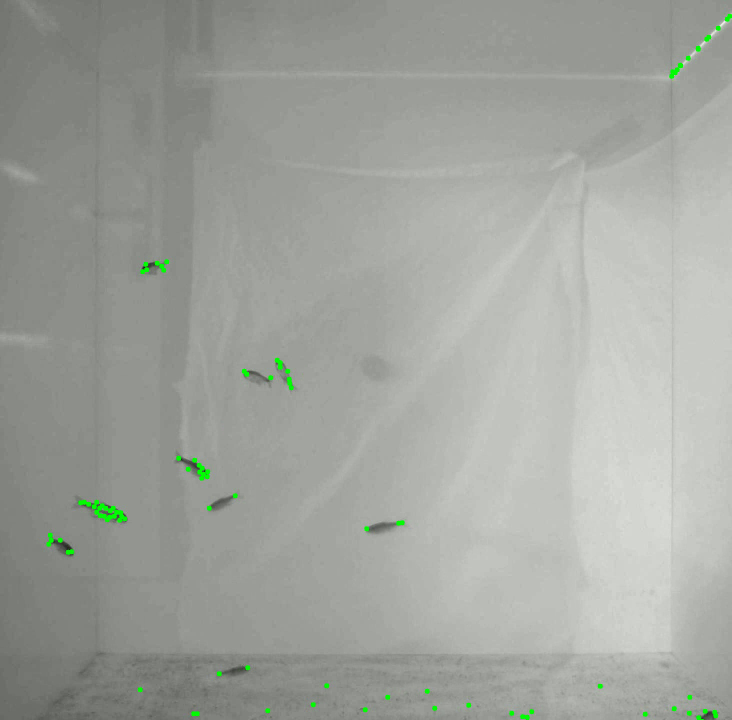
#> input picture frame 7 of Assignment_4/fishes1_enh_motiontracking.avi, 1464 x 1440 px, given in place of sequence_gray.mpg, which was not available (shown at 1/2 size)
$ python motiontrackingframe.py
#> lines starting #> are read from the running program, lines starting #| are printed output that depends on the picture; pictures that were not available may be replaced by others from this repository, and a replacement may not be noted
import cv2 as cv
import numpy as np

video= 'sequence_gray.mpg'

v_name = video[video.rindex('') + 1 : video.rindex('.')]

cap = cv.VideoCapture(video)

feature_params = dict( maxCorners = 100,
                       qualityLevel = 0.01,
                       minDistance = 7,
                       blockSize = 3)
#lucas kanade optical flow
lk_params = dict( winSize  = (15,15),
                  maxLevel = 2,
                  criteria = (cv.TERM_CRITERIA_EPS | cv.TERM_CRITERIA_COUNT, 10, 0.03))

# Take first frame and find corners in it
ret, old_frame = cap.read()
#> old_frame is the input picture: shape (1440, 1464, 3); mean B, G, R 157.2, 163.1, 160.2
old_gray = cv.cvtColor(old_frame, cv.COLOR_BGR2GRAY)
p0 = cv.goodFeaturesToTrack(old_gray, mask = None, **feature_params)
#> p0 = 100 rows, first 8: [287, 537], [409, 943], [231, 1019], [1402, 1436], [238, 1035], [248, 1032], [171, 1010], [194, 1018]

width = int(cap.get(cv.CAP_PROP_FRAME_WIDTH) + 0.5)
height = int(cap.get(cv.CAP_PROP_FRAME_HEIGHT) + 0.5)
size = (width, height)

#creating VideoWriter object and defining the codec
fourcc = cv.VideoWriter_fourcc(*'XVID')
out = cv.VideoWriter(v_name+'.avi',fourcc, 1.0, size)

# Creating a mask image for drawing purposes
mask = np.zeros_like(old_frame)
while(1):
    ret,frame = cap.read()
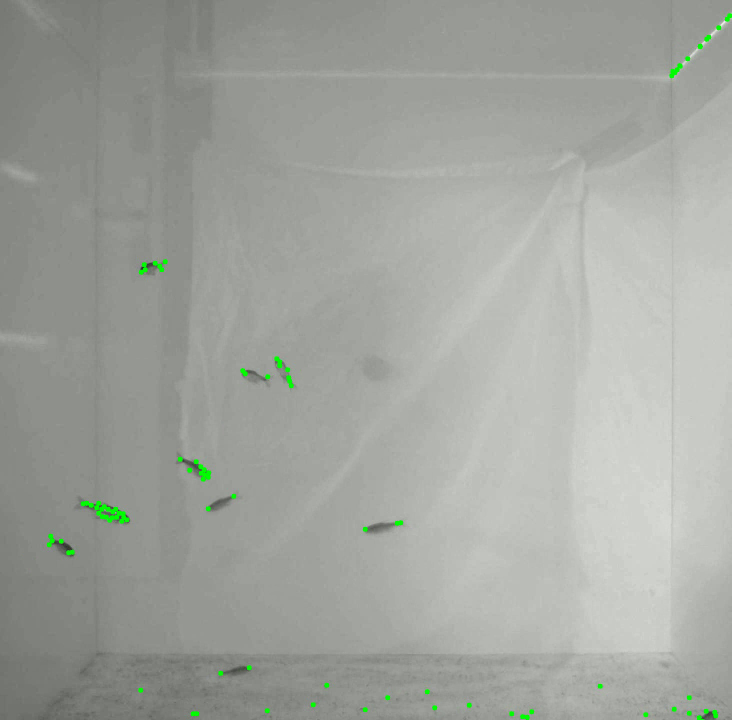
#> input picture frame 8 of Assignment_4/fishes1_enh_motiontracking.avi, 1464 x 1440 px, given in place of sequence_gray.mpg, which was not available (shown at 1/2 size)
#> frame is the input picture: shape (1440, 1464, 3); mean B, G, R 158.1, 164, 161.1

    if not ret:
        break

    frame_gray = cv.cvtColor(frame, cv.COLOR_BGR2GRAY)

    # calculate optical flow
    p1, st, err = cv.calcOpticalFlowPyrLK(old_gray, frame_gray, p0, None, **lk_params)
#> p1 = 100 rows, first 8: [283.9, 537.7], [412.1, 944.8], [236, 1021.1], [1403.3, 1436.1], [242.4, 1037.1], [252.3, 1034], [176.1, 1012], [198.4, 1019.9]; st = 100 values, max 1 at index 0, min 0 at index 88, mean 0.99; err = 100 values, max 11.11 at index 1, min -93694848 at index 88, mean -936944.6

    if p1 is None or p0 is None:
        break

    # Select good points
    good_new = p1[st==1]
#> good_new = 99 pairs, first value 97.34 to 1462.6, second value 26.22 to 1436.1
    good_old = p0[st==1]
#> good_old = 99 pairs, first value 96 to 1462, second value 27 to 1436
    # drawing the tracks
    for i,(new,old) in enumerate(zip(good_new, good_old)):
        a,b = new.ravel()
        c,d = old.ravel()
        # mask = cv.line(mask, (a,b),(c,d), (255,255,255), 2)
        frame = cv.circle(frame,(a,b),5,(0,255,0),-1)
#> this loop made 99 passes
#> (a, b, c, d) on passes 1 to 12: (283.9, 537.7, 287, 537), (412.1, 944.8, 409, 943), (236, 1021.1, 231, 1019), (1403.3, 1436.1, 1402, 1436), (242.4, 1037.1, 238, 1035), (252.3, 1034, 248, 1032), (176.1, 1012, 171, 1010), (198.4, 1019.9, 194, 1018), (291.1, 531.5, 294, 531), (402, 940.5, 399, 938), (202.4, 1009.8, 198, 1008), (187.9, 1008.1, 183, 1006)
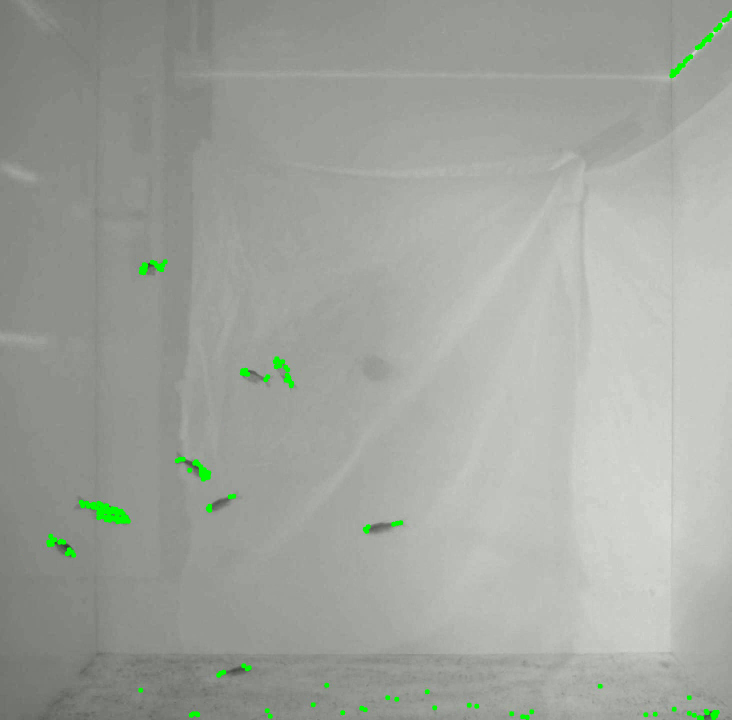
#> frame: shape (1440, 1464, 3) (shown at 1/2 size); mean B, G, R 157.8, 164.3, 160.8
    img = cv.add(frame,mask)
    cv.imshow('frame',img)
    out.write(img)
    k = cv.waitKey(1) & 0xff
#> (key Esc is pressed here)
    if k == 27:
        break
    # Updating the previous frame and previous points
    old_gray = frame_gray.copy()
    p0 = good_new.reshape(-1,1,2)

cap.release()
out.release()
cv.destroyAllWindows()

$ run again, starting later in the video
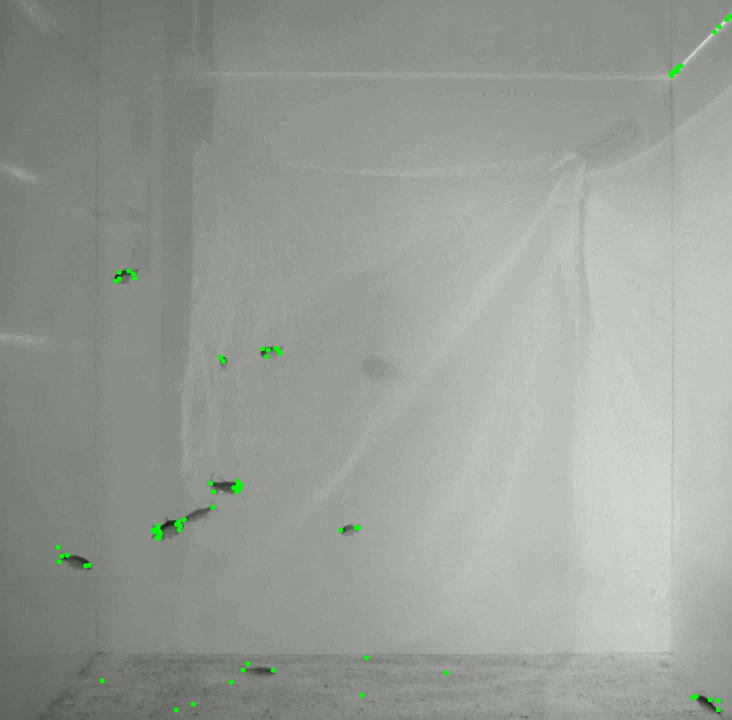
#> input picture frame 31 of Assignment_4/fishes1_enh_motiontracking.avi, 1464 x 1440 px, given in place of sequence_gray.mpg, which was not available (shown at 1/2 size)
#> old_frame is the input picture: shape (1440, 1464, 3); mean B, G, R 150.8, 156.4, 153.8
#> p0 = 100 rows, first 8: [129, 1114], [232, 556], [321, 1056], [351, 1041], [528, 700], [178, 1124], [1417, 1402], [362, 1045]
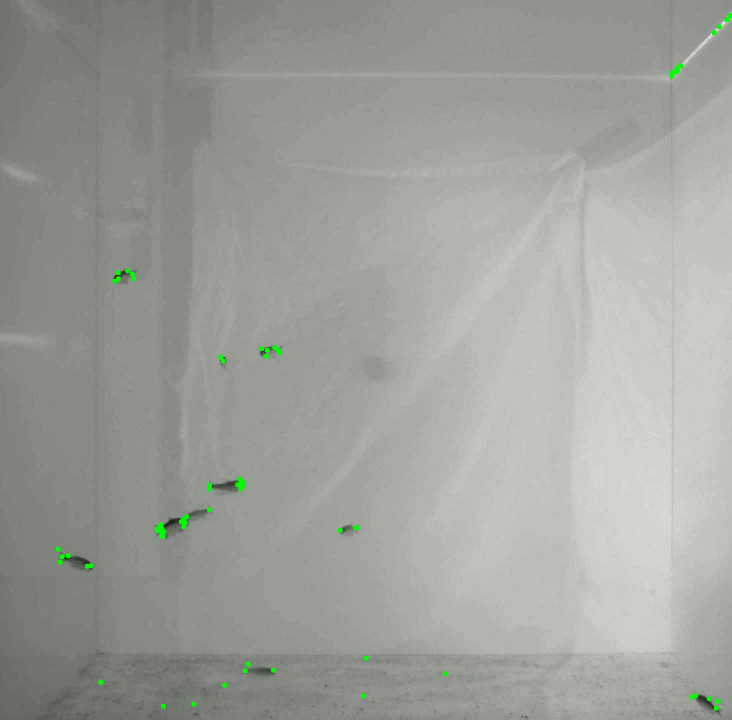
#> input picture frame 32 of Assignment_4/fishes1_enh_motiontracking.avi, 1464 x 1440 px, given in place of sequence_gray.mpg, which was not available (shown at 1/2 size)
#> frame is the input picture: shape (1440, 1464, 3); mean B, G, R 154.8, 160.4, 157.8
#> p1 = 100 rows, first 8: [130.5, 1114.7], [230.1, 556.4], [327.3, 1052.6], [360, 1036.4], [526.3, 699.9], [180.4, 1125.2], [1415, 1400.1], [372.2, 1039.1]; st = 100 values from 1 to 1; err = 100 values, max 15.11 at index 39, min 2.29 at index 60, mean 5.62
#> good_new = 100 pairs, first value 111.8 to 1457.9, second value 36.5 to 1434.1
#> good_old = 100 pairs, first value 112 to 1458, second value 37 to 1434
#> the loop `for i,(new,old) in enumerate(zip(good_new, good_old)):` made 100 passes
#> (a, b, c, d) on passes 1 to 8: (130.5, 1114.7, 129, 1114), (230.1, 556.4, 232, 556), (327.3, 1052.6, 321, 1056), (360, 1036.4, 351, 1041), (526.3, 699.9, 528, 700), (180.4, 1125.2, 178, 1124), (1415, 1400.1, 1417, 1402), (372.2, 1039.1, 362, 1045)
#> after the loop `for i,(new,old) in enumerate(zip(good_new, good_old)):`:
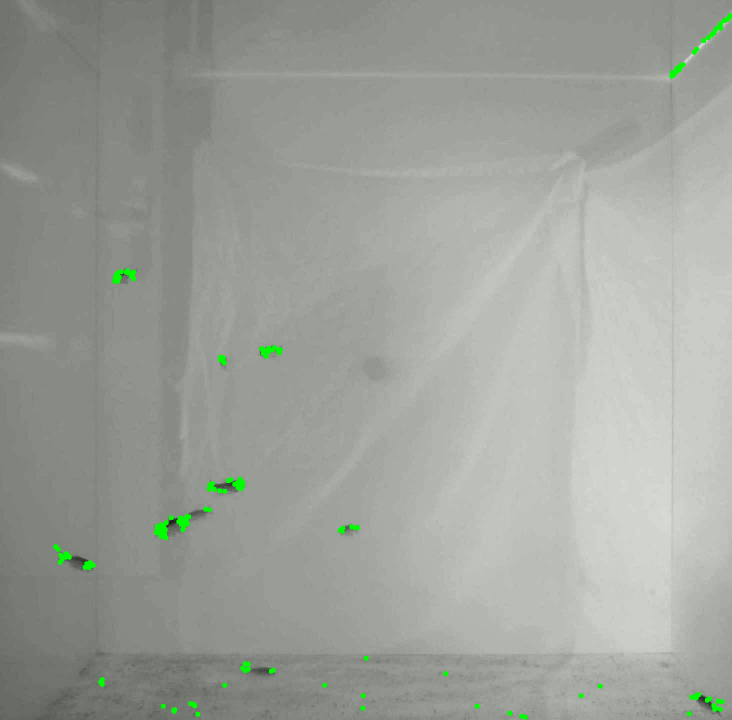
#> frame: shape (1440, 1464, 3) (shown at 1/2 size); mean B, G, R 154.5, 160.7, 157.5

$ run again, starting later in the video
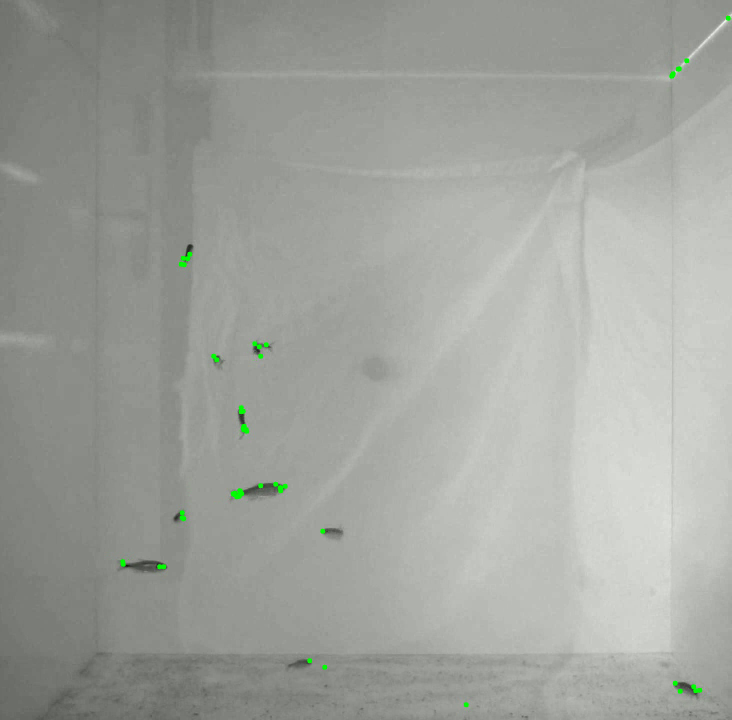
#> input picture frame 56 of Assignment_4/fishes1_enh_motiontracking.avi, 1464 x 1440 px, given in place of sequence_gray.mpg, which was not available (shown at 1/2 size)
#> old_frame is the input picture: shape (1440, 1464, 3); mean B, G, R 157, 162.4, 160
#> p0 = 100 rows, first 8: [371, 512], [360, 1030], [1386, 1378], [489, 846], [433, 713], [512, 692], [1451, 40], [370, 521]
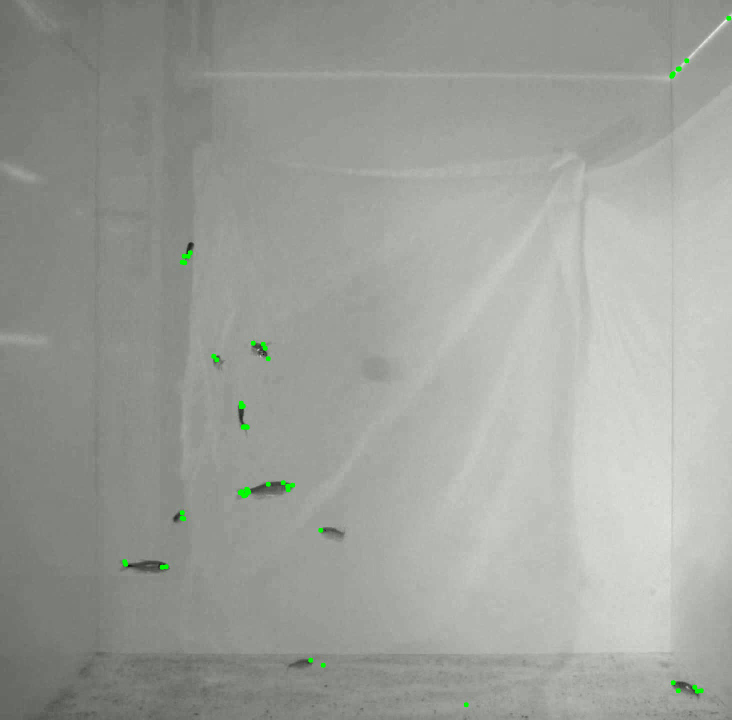
#> input picture frame 57 of Assignment_4/fishes1_enh_motiontracking.avi, 1464 x 1440 px, given in place of sequence_gray.mpg, which was not available (shown at 1/2 size)
#> frame is the input picture: shape (1440, 1464, 3); mean B, G, R 154.6, 160.1, 157.6
#> p1 = 100 rows, first 8: [372.4, 507.3], [360, 1030.2], [1388.5, 1379.1], [487.4, 846.8], [433, 712.9], [516.6, 685.6], [1451.4, 39.63], [371.6, 516.7]; st = 100 values from 1 to 1; err = 100 values, max 29.9 at index 38, min 1.75 at index 82, mean 5.27
#> good_new = 100 pairs, first value 243.1 to 1460, second value 29.99 to 1433.9
#> good_old = 100 pairs, first value 239 to 1459, second value 30 to 1434
#> the loop `for i,(new,old) in enumerate(zip(good_new, good_old)):` made 100 passes
#> (a, b, c, d) on passes 1 to 8: (372.4, 507.3, 371, 512), (360, 1030.2, 360, 1030), (1388.5, 1379.1, 1386, 1378), (487.4, 846.8, 489, 846), (433, 712.9, 433, 713), (516.6, 685.6, 512, 692), (1451.4, 39.63, 1451, 40), (371.6, 516.7, 370, 521)
#> after the loop `for i,(new,old) in enumerate(zip(good_new, good_old)):`:
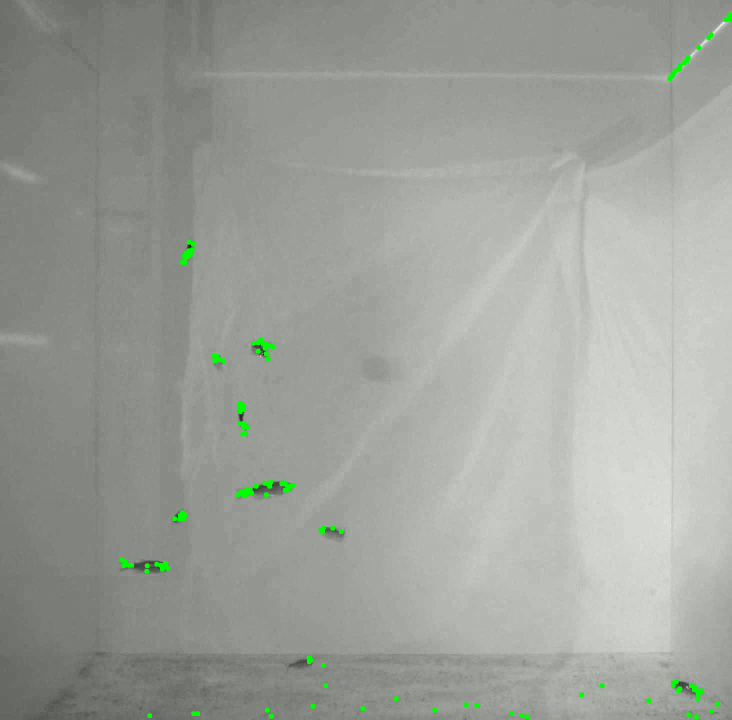
#> frame: shape (1440, 1464, 3) (shown at 1/2 size); mean B, G, R 154.3, 160.4, 157.3
